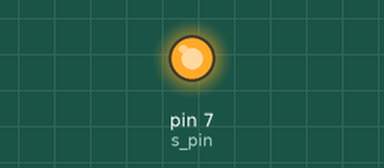
The sketch below on a simulated Arduino Uno, built with avr-gcc and run on an emulated ATmega328P. Shown: output pins drawn as LEDs (lit = HIGH).

Above: at 2.5 s.
At 5.5 s:
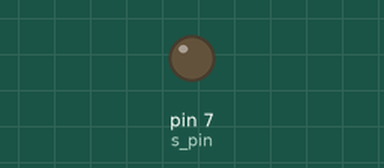
Timing chart, 0 to 7.8 s (numbered marks = the images above):
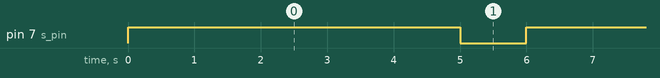

Measured:
- by itself, pin 7 (s_pin): alternates HIGH for 5.0 s and LOW for 1.0 s

The sketch:

solenoid_valve.ino
```cpp
# define s_pin 7

void setup() {
  // put your setup code here, to run once:
    pinMode(s_pin,OUTPUT);

}

void loop() {
  // put your main code here, to run repeatedly:
  digitalWrite(s_pin,HIGH);
  delay(5000);
  digitalWrite(s_pin,LOW);
  delay(1000);

}
```
